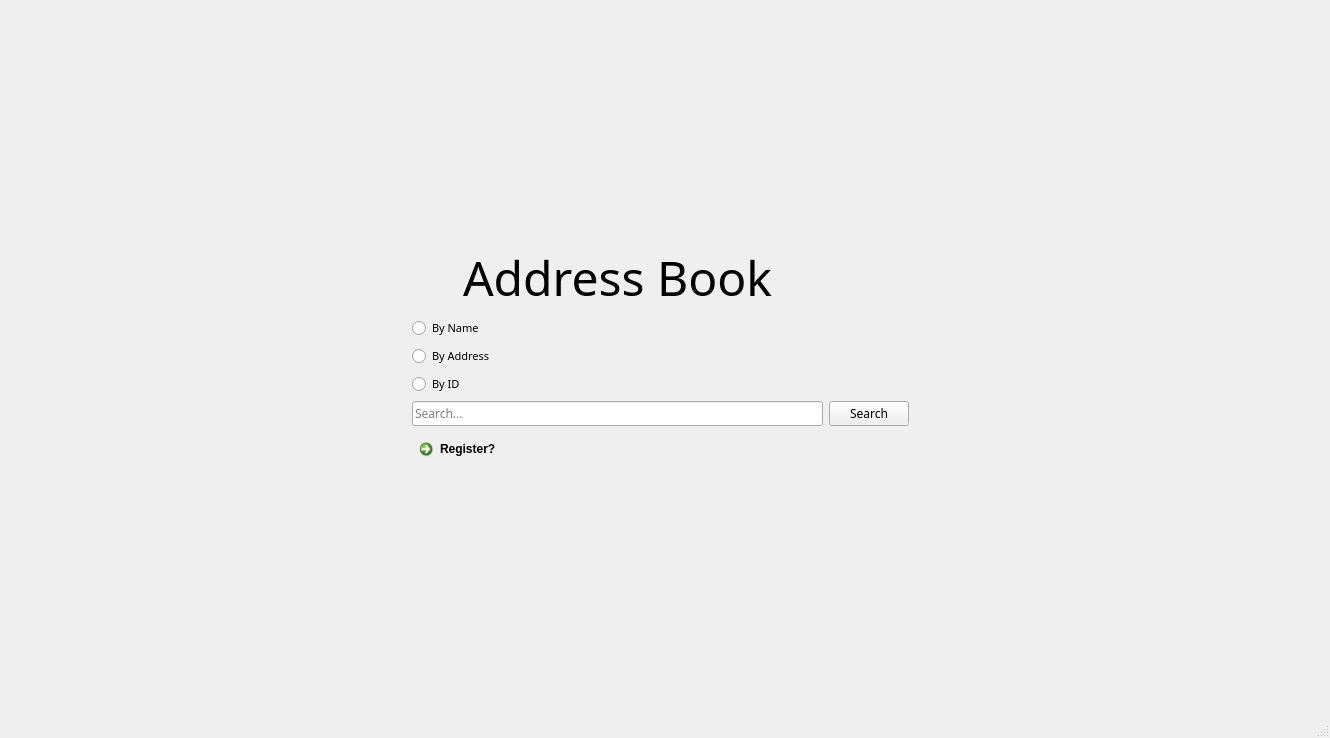
<?xml version="1.0" encoding="UTF-8"?>
<ui version="4.0">
 <class>AddressBook</class>
 <widget class="QMainWindow" name="AddressBook">
  <property name="geometry">
   <rect>
    <x>0</x>
    <y>0</y>
    <width>1330</width>
    <height>738</height>
   </rect>
  </property>
  <property name="sizePolicy">
   <sizepolicy hsizetype="Expanding" vsizetype="Expanding">
    <horstretch>14</horstretch>
    <verstretch>0</verstretch>
   </sizepolicy>
  </property>
  <property name="windowTitle">
   <string>AddressBook</string>
  </property>
  <widget class="QWidget" name="centralwidget">
   <widget class="QStackedWidget" name="stackedWidget">
    <property name="geometry">
     <rect>
      <x>0</x>
      <y>0</y>
      <width>1321</width>
      <height>711</height>
     </rect>
    </property>
    <property name="sizePolicy">
     <sizepolicy hsizetype="Expanding" vsizetype="Expanding">
      <horstretch>0</horstretch>
      <verstretch>0</verstretch>
     </sizepolicy>
    </property>
    <property name="currentIndex">
     <number>0</number>
    </property>
    <widget class="QWidget" name="page">
     <widget class="QWidget" name="gridLayoutWidget_3">
      <property name="geometry">
       <rect>
        <x>0</x>
        <y>0</y>
        <width>1321</width>
        <height>711</height>
       </rect>
      </property>
      <layout class="QGridLayout" name="gridLayout_3">
       <property name="sizeConstraint">
        <enum>QLayout::SetMaximumSize</enum>
       </property>
       <item row="5" column="1">
        <widget class="QLineEdit" name="lineEdit_3">
         <property name="font">
          <font>
           <family>Yu Gothic</family>
           <italic>false</italic>
          </font>
         </property>
         <property name="placeholderText">
          <string>Search...</string>
         </property>
        </widget>
       </item>
       <item row="4" column="0">
        <spacer name="horizontalSpacer_27">
         <property name="orientation">
          <enum>Qt::Horizontal</enum>
         </property>
         <property name="sizeHint" stdset="0">
          <size>
           <width>40</width>
           <height>20</height>
          </size>
         </property>
        </spacer>
       </item>
       <item row="6" column="1">
        <layout class="QHBoxLayout" name="horizontalLayout_2">
         <item>
          <widget class="QCommandLinkButton" name="RegisterB">
           <property name="font">
            <font>
             <family>Segoe UI</family>
             <pointsize>9</pointsize>
            </font>
           </property>
           <property name="cursor">
            <cursorShape>PointingHandCursor</cursorShape>
           </property>
           <property name="layoutDirection">
            <enum>Qt::LeftToRight</enum>
           </property>
           <property name="text">
            <string>Register?</string>
           </property>
           <property name="iconSize">
            <size>
             <width>15</width>
             <height>20</height>
            </size>
           </property>
          </widget>
         </item>
        </layout>
       </item>
       <item row="1" column="4">
        <spacer name="horizontalSpacer_34">
         <property name="orientation">
          <enum>Qt::Horizontal</enum>
         </property>
         <property name="sizeHint" stdset="0">
          <size>
           <width>40</width>
           <height>20</height>
          </size>
         </property>
        </spacer>
       </item>
       <item row="8" column="3">
        <spacer name="verticalSpacer_20">
         <property name="orientation">
          <enum>Qt::Vertical</enum>
         </property>
         <property name="sizeHint" stdset="0">
          <size>
           <width>20</width>
           <height>40</height>
          </size>
         </property>
        </spacer>
       </item>
       <item row="1" column="1">
        <widget class="QLabel" name="label_6">
         <property name="font">
          <font>
           <family>Yu Gothic Light</family>
           <pointsize>36</pointsize>
          </font>
         </property>
         <property name="text">
          <string>Address Book</string>
         </property>
         <property name="alignment">
          <set>Qt::AlignCenter</set>
         </property>
        </widget>
       </item>
       <item row="4" column="1">
        <widget class="QRadioButton" name="ID">
         <property name="font">
          <font>
           <family>Yu Gothic Light</family>
           <pointsize>8</pointsize>
          </font>
         </property>
         <property name="text">
          <string>By ID</string>
         </property>
        </widget>
       </item>
       <item row="6" column="4">
        <spacer name="horizontalSpacer_26">
         <property name="orientation">
          <enum>Qt::Horizontal</enum>
         </property>
         <property name="sizeHint" stdset="0">
          <size>
           <width>40</width>
           <height>20</height>
          </size>
         </property>
        </spacer>
       </item>
       <item row="2" column="0">
        <spacer name="horizontalSpacer_28">
         <property name="orientation">
          <enum>Qt::Horizontal</enum>
         </property>
         <property name="sizeHint" stdset="0">
          <size>
           <width>40</width>
           <height>20</height>
          </size>
         </property>
        </spacer>
       </item>
       <item row="0" column="0">
        <spacer name="verticalSpacer_19">
         <property name="orientation">
          <enum>Qt::Vertical</enum>
         </property>
         <property name="sizeHint" stdset="0">
          <size>
           <width>20</width>
           <height>40</height>
          </size>
         </property>
        </spacer>
       </item>
       <item row="0" column="1">
        <spacer name="verticalSpacer_17">
         <property name="orientation">
          <enum>Qt::Vertical</enum>
         </property>
         <property name="sizeHint" stdset="0">
          <size>
           <width>20</width>
           <height>40</height>
          </size>
         </property>
        </spacer>
       </item>
       <item row="8" column="0">
        <spacer name="verticalSpacer_23">
         <property name="orientation">
          <enum>Qt::Vertical</enum>
         </property>
         <property name="sizeHint" stdset="0">
          <size>
           <width>20</width>
           <height>40</height>
          </size>
         </property>
        </spacer>
       </item>
       <item row="3" column="4">
        <spacer name="horizontalSpacer_25">
         <property name="orientation">
          <enum>Qt::Horizontal</enum>
         </property>
         <property name="sizeHint" stdset="0">
          <size>
           <width>40</width>
           <height>20</height>
          </size>
         </property>
        </spacer>
       </item>
       <item row="8" column="4">
        <spacer name="verticalSpacer_21">
         <property name="orientation">
          <enum>Qt::Vertical</enum>
         </property>
         <property name="sizeHint" stdset="0">
          <size>
           <width>20</width>
           <height>40</height>
          </size>
         </property>
        </spacer>
       </item>
       <item row="0" column="3">
        <spacer name="verticalSpacer_18">
         <property name="orientation">
          <enum>Qt::Vertical</enum>
         </property>
         <property name="sizeHint" stdset="0">
          <size>
           <width>20</width>
           <height>40</height>
          </size>
         </property>
        </spacer>
       </item>
       <item row="3" column="1">
        <widget class="QRadioButton" name="Address">
         <property name="font">
          <font>
           <family>Yu Gothic Light</family>
           <pointsize>8</pointsize>
          </font>
         </property>
         <property name="text">
          <string>By Address</string>
         </property>
        </widget>
       </item>
       <item row="2" column="1">
        <widget class="QRadioButton" name="Name">
         <property name="font">
          <font>
           <family>Yu Gothic Light</family>
           <pointsize>8</pointsize>
          </font>
         </property>
         <property name="text">
          <string>By Name</string>
         </property>
        </widget>
       </item>
       <item row="1" column="0">
        <spacer name="horizontalSpacer_29">
         <property name="orientation">
          <enum>Qt::Horizontal</enum>
         </property>
         <property name="sizeHint" stdset="0">
          <size>
           <width>40</width>
           <height>20</height>
          </size>
         </property>
        </spacer>
       </item>
       <item row="6" column="0">
        <spacer name="horizontalSpacer_32">
         <property name="orientation">
          <enum>Qt::Horizontal</enum>
         </property>
         <property name="sizeHint" stdset="0">
          <size>
           <width>40</width>
           <height>20</height>
          </size>
         </property>
        </spacer>
       </item>
       <item row="8" column="1">
        <spacer name="verticalSpacer_22">
         <property name="orientation">
          <enum>Qt::Vertical</enum>
         </property>
         <property name="sizeHint" stdset="0">
          <size>
           <width>20</width>
           <height>40</height>
          </size>
         </property>
        </spacer>
       </item>
       <item row="3" column="0">
        <spacer name="horizontalSpacer_36">
         <property name="orientation">
          <enum>Qt::Horizontal</enum>
         </property>
         <property name="sizeHint" stdset="0">
          <size>
           <width>40</width>
           <height>20</height>
          </size>
         </property>
        </spacer>
       </item>
       <item row="5" column="4">
        <spacer name="horizontalSpacer_31">
         <property name="orientation">
          <enum>Qt::Horizontal</enum>
         </property>
         <property name="sizeHint" stdset="0">
          <size>
           <width>40</width>
           <height>20</height>
          </size>
         </property>
        </spacer>
       </item>
       <item row="5" column="0">
        <spacer name="horizontalSpacer_33">
         <property name="orientation">
          <enum>Qt::Horizontal</enum>
         </property>
         <property name="sizeHint" stdset="0">
          <size>
           <width>40</width>
           <height>20</height>
          </size>
         </property>
        </spacer>
       </item>
       <item row="2" column="4">
        <spacer name="horizontalSpacer_35">
         <property name="orientation">
          <enum>Qt::Horizontal</enum>
         </property>
         <property name="sizeHint" stdset="0">
          <size>
           <width>40</width>
           <height>20</height>
          </size>
         </property>
        </spacer>
       </item>
       <item row="5" column="3">
        <widget class="QPushButton" name="pushButton_3">
         <property name="font">
          <font>
           <family>Yu Gothic</family>
           <pointsize>9</pointsize>
          </font>
         </property>
         <property name="cursor">
          <cursorShape>PointingHandCursor</cursorShape>
         </property>
         <property name="text">
          <string>Search</string>
         </property>
        </widget>
       </item>
       <item row="0" column="4">
        <spacer name="verticalSpacer_24">
         <property name="orientation">
          <enum>Qt::Vertical</enum>
         </property>
         <property name="sizeHint" stdset="0">
          <size>
           <width>20</width>
           <height>40</height>
          </size>
         </property>
        </spacer>
       </item>
       <item row="4" column="4">
        <spacer name="horizontalSpacer_30">
         <property name="orientation">
          <enum>Qt::Horizontal</enum>
         </property>
         <property name="sizeHint" stdset="0">
          <size>
           <width>40</width>
           <height>20</height>
          </size>
         </property>
        </spacer>
       </item>
      </layout>
     </widget>
    </widget>
    <widget class="QWidget" name="page_3">
     <widget class="QWidget" name="gridLayoutWidget_5">
      <property name="geometry">
       <rect>
        <x>0</x>
        <y>0</y>
        <width>1331</width>
        <height>711</height>
       </rect>
      </property>
      <layout class="QGridLayout" name="gridLayout_5">
       <property name="sizeConstraint">
        <enum>QLayout::SetMaximumSize</enum>
       </property>
       <item row="4" column="2">
        <spacer name="horizontalSpacer_44">
         <property name="orientation">
          <enum>Qt::Horizontal</enum>
         </property>
         <property name="sizeHint" stdset="0">
          <size>
           <width>40</width>
           <height>20</height>
          </size>
         </property>
        </spacer>
       </item>
       <item row="4" column="0">
        <spacer name="horizontalSpacer_43">
         <property name="orientation">
          <enum>Qt::Horizontal</enum>
         </property>
         <property name="sizeHint" stdset="0">
          <size>
           <width>40</width>
           <height>20</height>
          </size>
         </property>
        </spacer>
       </item>
       <item row="3" column="0">
        <spacer name="horizontalSpacer_41">
         <property name="orientation">
          <enum>Qt::Horizontal</enum>
         </property>
         <property name="sizeHint" stdset="0">
          <size>
           <width>40</width>
           <height>20</height>
          </size>
         </property>
        </spacer>
       </item>
       <item row="3" column="1">
        <widget class="QLineEdit" name="lineEdit_5">
         <property name="font">
          <font>
           <family>Yu Gothic Light</family>
          </font>
         </property>
         <property name="placeholderText">
          <string>Address</string>
         </property>
        </widget>
       </item>
       <item row="0" column="1">
        <spacer name="verticalSpacer_25">
         <property name="orientation">
          <enum>Qt::Vertical</enum>
         </property>
         <property name="sizeHint" stdset="0">
          <size>
           <width>20</width>
           <height>40</height>
          </size>
         </property>
        </spacer>
       </item>
       <item row="2" column="0">
        <spacer name="horizontalSpacer_39">
         <property name="orientation">
          <enum>Qt::Horizontal</enum>
         </property>
         <property name="sizeHint" stdset="0">
          <size>
           <width>40</width>
           <height>20</height>
          </size>
         </property>
        </spacer>
       </item>
       <item row="1" column="1">
        <widget class="QLabel" name="label_8">
         <property name="sizePolicy">
          <sizepolicy hsizetype="Expanding" vsizetype="Preferred">
           <horstretch>0</horstretch>
           <verstretch>0</verstretch>
          </sizepolicy>
         </property>
         <property name="font">
          <font>
           <family>Yu Gothic Light</family>
           <pointsize>18</pointsize>
          </font>
         </property>
         <property name="text">
          <string>Registrate</string>
         </property>
         <property name="alignment">
          <set>Qt::AlignCenter</set>
         </property>
        </widget>
       </item>
       <item row="2" column="2">
        <spacer name="horizontalSpacer_40">
         <property name="orientation">
          <enum>Qt::Horizontal</enum>
         </property>
         <property name="sizeHint" stdset="0">
          <size>
           <width>40</width>
           <height>20</height>
          </size>
         </property>
        </spacer>
       </item>
       <item row="2" column="1">
        <widget class="QLineEdit" name="lineEdit_4">
         <property name="font">
          <font>
           <family>Yu Gothic Light</family>
          </font>
         </property>
         <property name="placeholderText">
          <string>Name Surname</string>
         </property>
        </widget>
       </item>
       <item row="4" column="1">
        <layout class="QHBoxLayout" name="horizontalLayout">
         <item>
          <spacer name="horizontalSpacer_45">
           <property name="orientation">
            <enum>Qt::Horizontal</enum>
           </property>
           <property name="sizeHint" stdset="0">
            <size>
             <width>40</width>
             <height>20</height>
            </size>
           </property>
          </spacer>
         </item>
         <item>
          <widget class="QPushButton" name="pushButton_6">
           <property name="font">
            <font>
             <family>Yu Gothic</family>
            </font>
           </property>
           <property name="cursor">
            <cursorShape>PointingHandCursor</cursorShape>
           </property>
           <property name="text">
            <string>Cancel</string>
           </property>
          </widget>
         </item>
         <item>
          <widget class="QPushButton" name="pushButton_5">
           <property name="font">
            <font>
             <family>Yu Gothic</family>
            </font>
           </property>
           <property name="cursor">
            <cursorShape>PointingHandCursor</cursorShape>
           </property>
           <property name="text">
            <string>OK</string>
           </property>
          </widget>
         </item>
         <item>
          <spacer name="horizontalSpacer_46">
           <property name="orientation">
            <enum>Qt::Horizontal</enum>
           </property>
           <property name="sizeHint" stdset="0">
            <size>
             <width>40</width>
             <height>20</height>
            </size>
           </property>
          </spacer>
         </item>
        </layout>
       </item>
       <item row="3" column="2">
        <spacer name="horizontalSpacer_42">
         <property name="orientation">
          <enum>Qt::Horizontal</enum>
         </property>
         <property name="sizeHint" stdset="0">
          <size>
           <width>40</width>
           <height>20</height>
          </size>
         </property>
        </spacer>
       </item>
       <item row="5" column="0">
        <spacer name="verticalSpacer_26">
         <property name="orientation">
          <enum>Qt::Vertical</enum>
         </property>
         <property name="sizeHint" stdset="0">
          <size>
           <width>20</width>
           <height>40</height>
          </size>
         </property>
        </spacer>
       </item>
       <item row="5" column="2">
        <spacer name="verticalSpacer_27">
         <property name="orientation">
          <enum>Qt::Vertical</enum>
         </property>
         <property name="sizeHint" stdset="0">
          <size>
           <width>20</width>
           <height>40</height>
          </size>
         </property>
        </spacer>
       </item>
       <item row="5" column="1">
        <spacer name="verticalSpacer_28">
         <property name="orientation">
          <enum>Qt::Vertical</enum>
         </property>
         <property name="sizeHint" stdset="0">
          <size>
           <width>20</width>
           <height>40</height>
          </size>
         </property>
        </spacer>
       </item>
       <item row="0" column="0">
        <spacer name="verticalSpacer_29">
         <property name="orientation">
          <enum>Qt::Vertical</enum>
         </property>
         <property name="sizeHint" stdset="0">
          <size>
           <width>20</width>
           <height>40</height>
          </size>
         </property>
        </spacer>
       </item>
       <item row="0" column="2">
        <spacer name="verticalSpacer_30">
         <property name="orientation">
          <enum>Qt::Vertical</enum>
         </property>
         <property name="sizeHint" stdset="0">
          <size>
           <width>20</width>
           <height>40</height>
          </size>
         </property>
        </spacer>
       </item>
       <item row="1" column="0">
        <spacer name="horizontalSpacer_47">
         <property name="orientation">
          <enum>Qt::Horizontal</enum>
         </property>
         <property name="sizeHint" stdset="0">
          <size>
           <width>40</width>
           <height>20</height>
          </size>
         </property>
        </spacer>
       </item>
       <item row="1" column="2">
        <spacer name="horizontalSpacer_48">
         <property name="orientation">
          <enum>Qt::Horizontal</enum>
         </property>
         <property name="sizeHint" stdset="0">
          <size>
           <width>40</width>
           <height>20</height>
          </size>
         </property>
        </spacer>
       </item>
      </layout>
     </widget>
    </widget>
    <widget class="QWidget" name="page_2">
     <widget class="QWidget" name="gridLayoutWidget_4">
      <property name="geometry">
       <rect>
        <x>0</x>
        <y>0</y>
        <width>1331</width>
        <height>711</height>
       </rect>
      </property>
      <layout class="QGridLayout" name="gridLayout_4">
       <item row="3" column="1">
        <widget class="QPushButton" name="pushButton_4">
         <property name="text">
          <string>OK</string>
         </property>
        </widget>
       </item>
       <item row="2" column="0" colspan="3">
        <widget class="QScrollArea" name="scrollArea">
         <property name="widgetResizable">
          <bool>true</bool>
         </property>
         <widget class="QWidget" name="scrollAreaWidgetContents">
          <property name="geometry">
           <rect>
            <x>0</x>
            <y>0</y>
            <width>98</width>
            <height>28</height>
           </rect>
          </property>
          <widget class="QListWidget" name="listWidget">
           <property name="geometry">
            <rect>
             <x>0</x>
             <y>0</y>
             <width>1321</width>
             <height>641</height>
            </rect>
           </property>
          </widget>
         </widget>
        </widget>
       </item>
       <item row="1" column="0">
        <widget class="QLabel" name="label">
         <property name="font">
          <font>
           <family>Yu Gothic</family>
          </font>
         </property>
         <property name="text">
          <string>  Search results</string>
         </property>
        </widget>
       </item>
       <item row="3" column="0">
        <spacer name="horizontalSpacer_38">
         <property name="orientation">
          <enum>Qt::Horizontal</enum>
         </property>
         <property name="sizeHint" stdset="0">
          <size>
           <width>40</width>
           <height>20</height>
          </size>
         </property>
        </spacer>
       </item>
       <item row="3" column="2">
        <spacer name="horizontalSpacer_37">
         <property name="orientation">
          <enum>Qt::Horizontal</enum>
         </property>
         <property name="sizeHint" stdset="0">
          <size>
           <width>40</width>
           <height>20</height>
          </size>
         </property>
        </spacer>
       </item>
       <item row="0" column="0" colspan="3">
        <spacer name="horizontalSpacer">
         <property name="orientation">
          <enum>Qt::Horizontal</enum>
         </property>
         <property name="sizeHint" stdset="0">
          <size>
           <width>40</width>
           <height>20</height>
          </size>
         </property>
        </spacer>
       </item>
      </layout>
     </widget>
    </widget>
   </widget>
  </widget>
  <widget class="QMenuBar" name="menubar">
   <property name="geometry">
    <rect>
     <x>0</x>
     <y>0</y>
     <width>1330</width>
     <height>20</height>
    </rect>
   </property>
  </widget>
  <widget class="QStatusBar" name="statusbar"/>
 </widget>
 <resources/>
 <connections/>
</ui>
